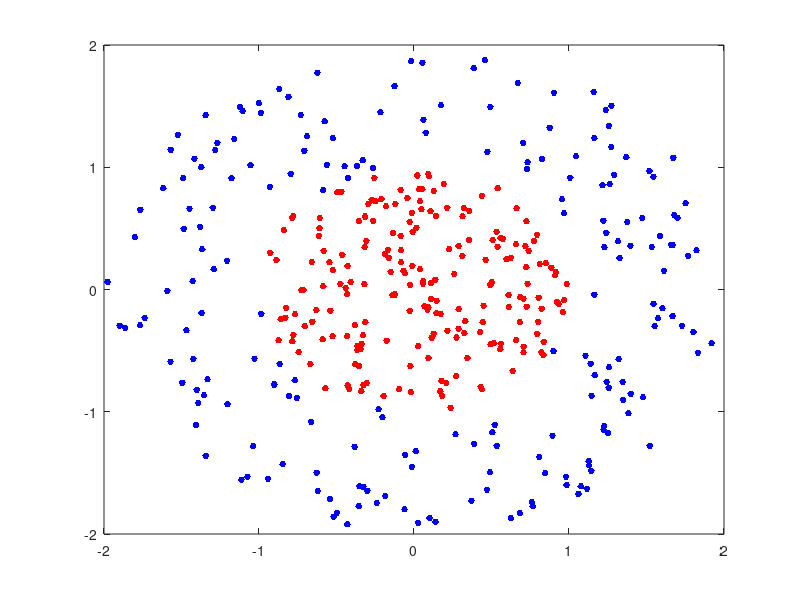

Write MATLAB code to recreate this figure. (Note: this script raises an error after producing the figure.)
%{
==========================================
Homework 3 Question 1 Code
Name       : Chase Lotito
University : Southern Illinois University
Course     : ECE469
==========================================
Description:
Training a SVM classifiers using a 
Gaussian Kernel based on MATLAB
==========================================
%}

% (A) GENERATE 200 POINTS IN UNIT DISK
rng(1);
r = sqrt(rand(200,1));
theta = 2*pi*rand(200,1);
data1 = [r.*cos(theta), r.*sin(theta)];

% (B) GENERATE 200 POINTS IN ANNULUS (washer)
r2 = sqrt(3*rand(200,1)+1);
theta2 = 2*pi*rand(200,1);
data2 = [r2.*cos(theta2), r2.*sin(theta2)];

% (C) PLOT data1, data2, AND CIRCLES OF RADIUS 1 AND 2
figure;
plot(data1(:,1), data1(:,2), 'r.', 'MarkerSize', 15)
hold on
plot(data2(:,1), data2(:,2), 'b.', 'MarkerSize', 15)
ezpolar(@(x)1);
ezpolar(@(x)2);
axis equal
hold off

% (D) COMBINE data1 AND data2 INTO ONE MATRIX TO GENERATE
%     A VECTOR FOR CLASSIFICATIONS
data3 = [data1; data2];
theclass = ones(400,1); % 400x1 vector full of 1s
theclass(1:200) = -1;   % set first 200 1s to -1s

% (E) TRAIN A SVM CLASSIFIER WITH "KernelFunction" SET TO
%     "rbf" AND BoxConstraint SET TO Inf. PLOT THE DECISION
%      BOUNDARY AND FLAG THE SUPPORT VECTORS

% train svm
cl = fitcsvm(data3, theclass, 'KernelFunction', 'rbf', 'BoxConstraint', 1, 'ClassNames', [-1,1]);

% predict scores over grid
d = 0.02;
[x1Grid, x2Grid] = meshgrid(min(data3(:,1)):d:max(data3(:,1)),min(data3(:,2)):d:max(data3(:,2)));
xGrid = [x1Grid(:), x2Grid(:)];
[~, scores] = predict(cl, xGrid);

% plot data and decision boundary
figure;
h(1:2) = gscatter(data3(:,1), data3(:,2),theclass,'rb','.');
hold on
ezpolar(@(x)1);
h(3) = plot(data3(cl.IsSupportVector,1), data3(cl.IsSupportVector,2), 'ko');
contour(x1Grid, x2Grid, reshape(scores(:,2), size(x1Grid)), [0 0], 'k');
legend(h, {'-1', '+1', 'Support Vectors'});
axis equal
hold off